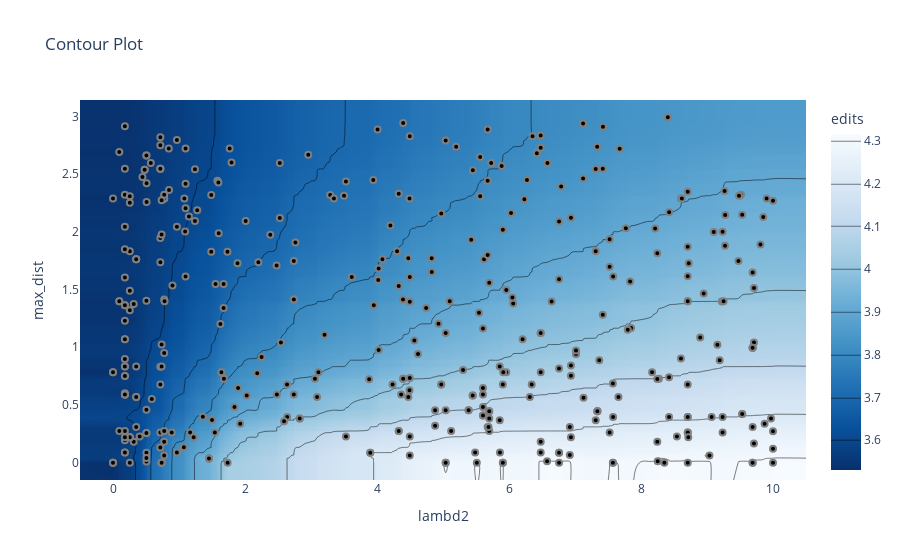

Notebook source saved alongside this figure:
### Code cell
optuna.visualization.plot_contour(study, params=["lambd2", "max_dist"], target=lambda t: t.values[1], target_name="edits")

### Figure 1 — Plotly figure (JSON) as saved in the notebook; plotly's stock layout.template omitted (floating-point values rounded to 4 significant figures; data arrays with more than 128 entries replaced by an {"elided": "..."} marker saying what was removed)
{"data": [{"colorbar": {"title": {"text": "edits"}}, "colorscale": [[0, "rgb(247,251,255)"], [0.125, "rgb(222,235,247)"], [0.25, "rgb(198,219,239)"], [0.375, "rgb(158,202,225)"], [0.5, "rgb(107,174,214)"], [0.625, "rgb(66,146,198)"], [0.75, "rgb(33,113,181)"], [0.875, "rgb(8,81,156)"], [1, "rgb(8,48,107)"]], "connectgaps": true, "contours": {"coloring": "heatmap"}, "hoverinfo": "none", "line": {"smoothing": 1.3}, "reversescale": true, "type": "contour", "x": {"elided": "217 float values"}, "y": {"elided": "237 float values"}, "z": {"elided": "237x217 float values"}}, {"marker": {"color": "black", "line": {"color": "Grey", "width": 2}}, "mode": "markers", "showlegend": false, "type": "scatter", "x": {"elided": "403 float values"}, "y": {"elided": "403 float values"}}], "layout": {"title": {"text": "Contour Plot"}, "xaxis": {"range": [-0.5, 10.5], "title": {"text": "lambd2"}}, "yaxis": {"range": [-0.1496, 3.142], "title": {"text": "max_dist"}}}}
